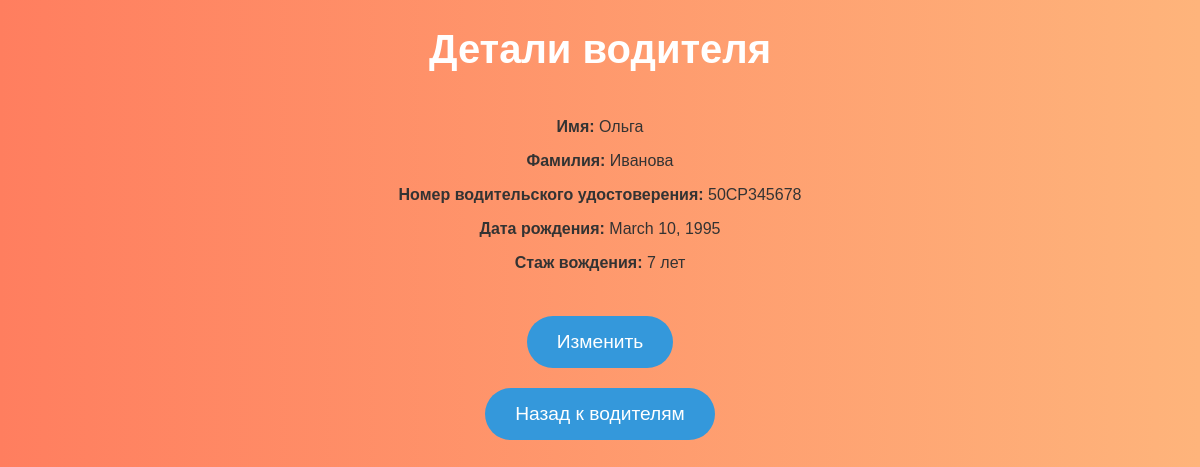
The page /drivers/detail/3/ on the database as committed earlier.
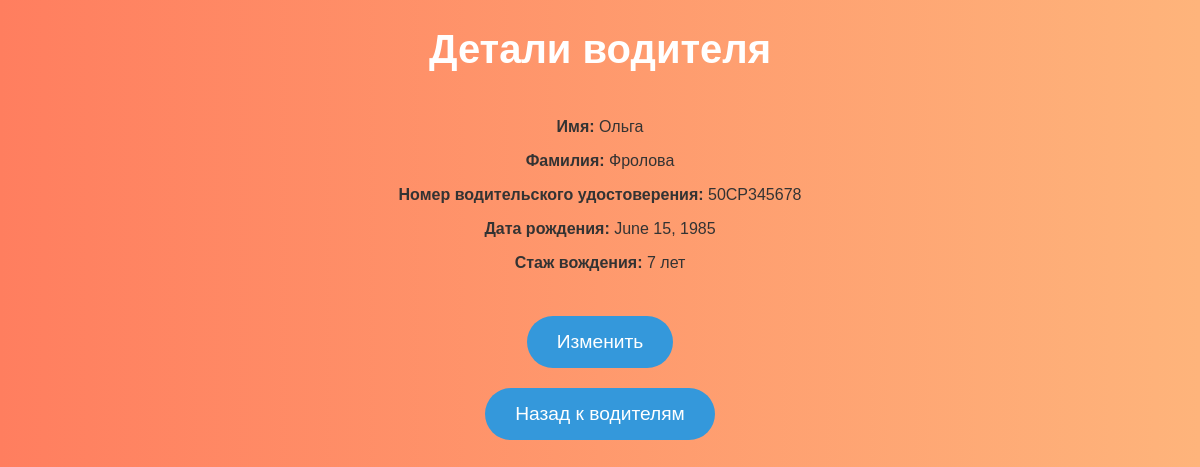
The same page on the database as committed later.
### lab7app/models.py (models this page shows, shortened)
class Driver(models.Model):
    driver_id = models.AutoField(primary_key=True)
    first_name = models.CharField(max_length=255)
    last_name = models.CharField(max_length=255)
    license_number = models.CharField(max_length=255, unique=True)
    birth_date = models.DateField()
    driving_experience = models.IntegerField()

### lab7app/views.py (the view)
# urls.py: path('drivers/detail/<int:driver_id>/', views.driver_detail, name='driver_detail'),
def driver_detail(request, driver_id):
    driver = get_object_or_404(Driver, driver_id=driver_id)
    return render(request, 'driver_detail.html', {'driver': driver})

### lab7app/templates/driver_detail.html (shortened to what this page needs)
{% load static %}
<!DOCTYPE html>
<html lang="ru">
<head>
    <link rel="stylesheet" href="{% static 'styles.css' %}">
</head>
<body class="driver-detail">
    <h1>Детали водителя</h1>
    <div class="driver-info">
        <p><strong>Имя:</strong> {{ driver.first_name }}</p>
        <p><strong>Фамилия:</strong> {{ driver.last_name }}</p>
        <p><strong>Номер водительского удостоверения:</strong> {{ driver.license_number }}</p>
        <p><strong>Дата рождения:</strong> {{ driver.birth_date }}</p>
        <p><strong>Стаж вождения:</strong> {{ driver.driving_experience }} лет</p>
    </div>
    <br>
    <a href="{% url 'edit_driver' driver.driver_id %}">
        <button>Изменить</button>
    </a>
    <a href="{% url 'drivers' %}">
        <button>Назад к водителям</button>
    </a>
</body>
</html>

Rows that differ between the two databases and show on the page:
changed Driver "Ольга": last_name "Иванова" → "Фролова"; birth_date "March 10, 1995" → "June 15, 1985"
